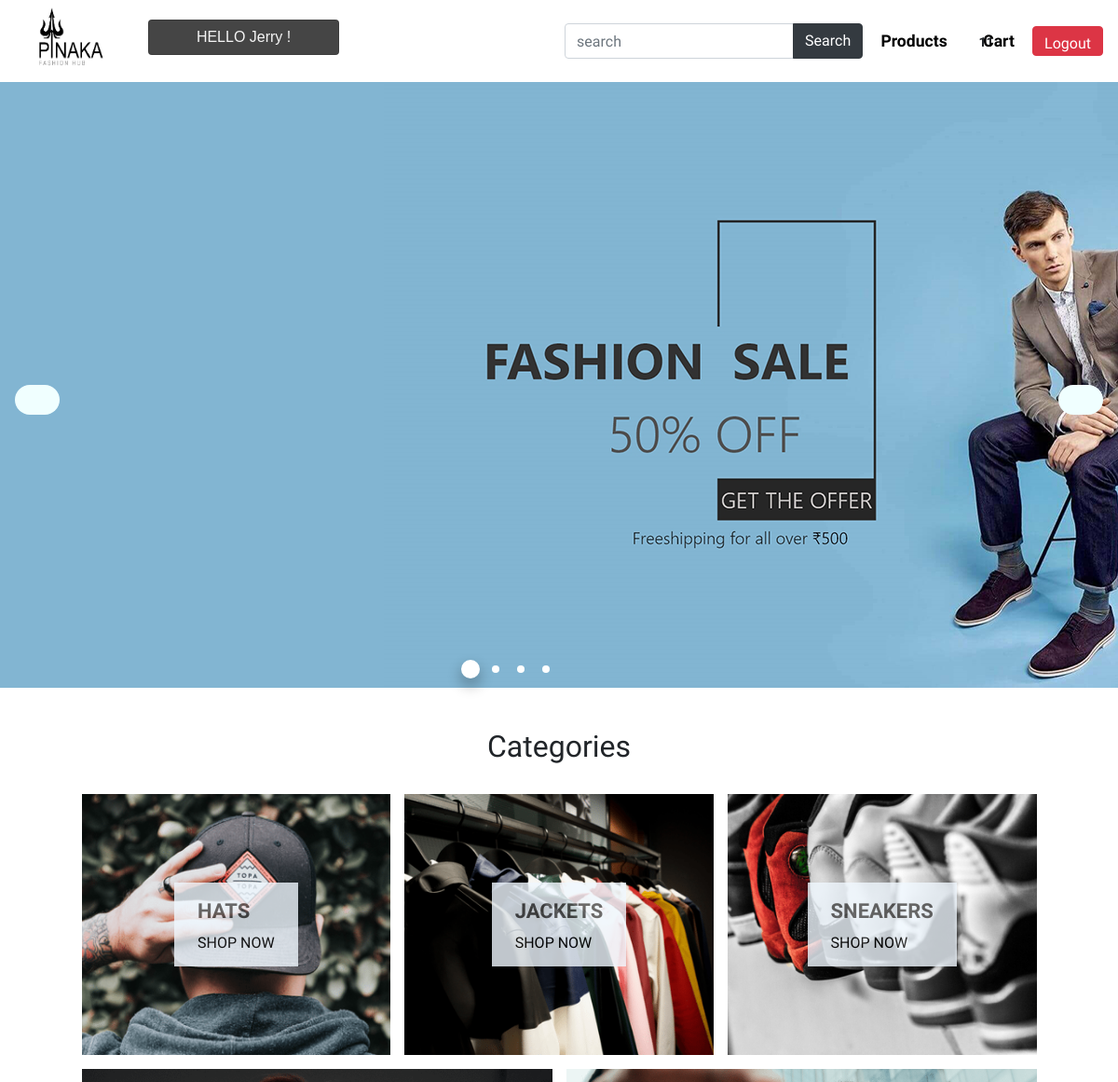
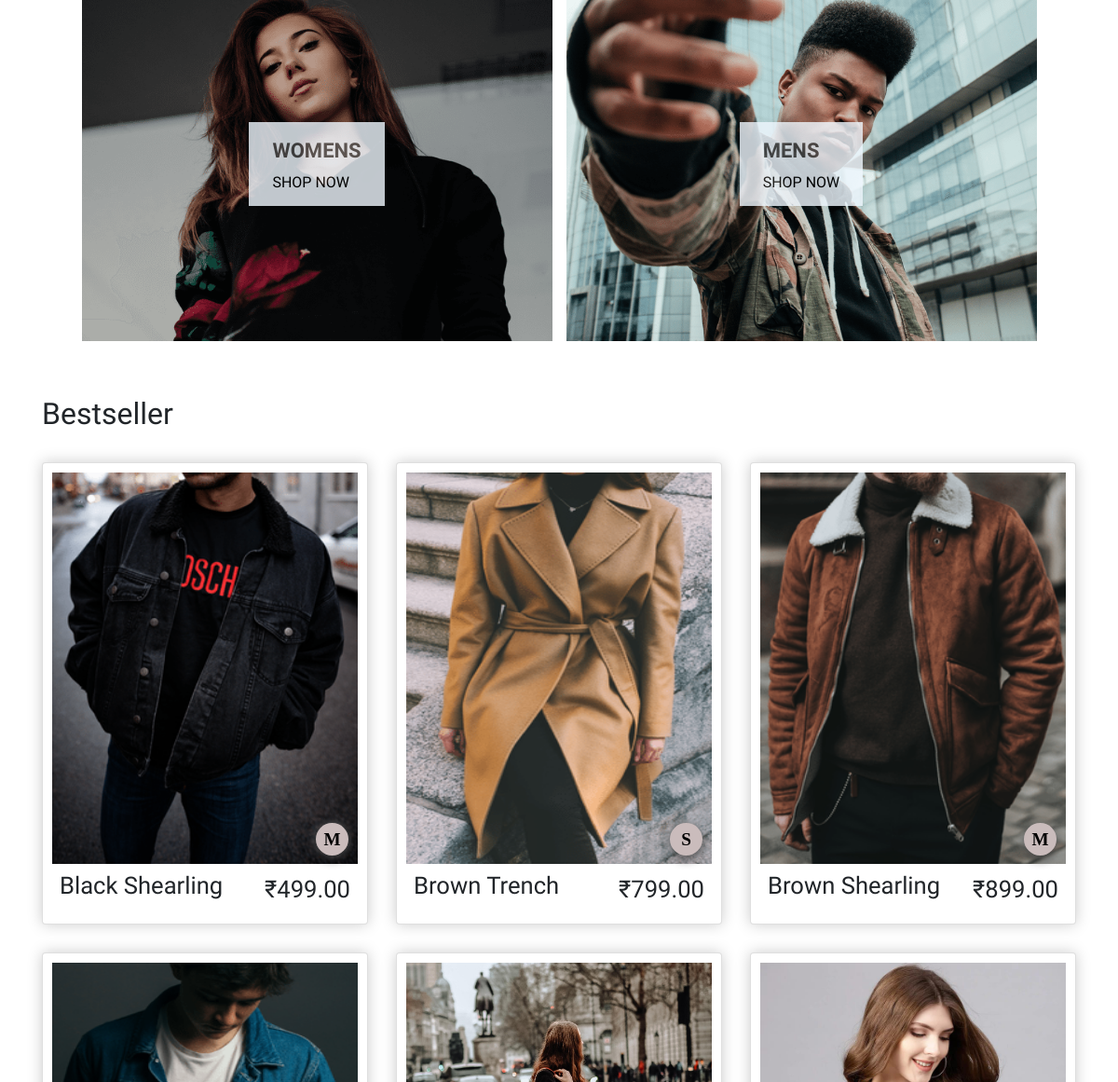
/ (signed in, upper part), run on an earlier commit of the app's database (2 pictures, top to bottom).
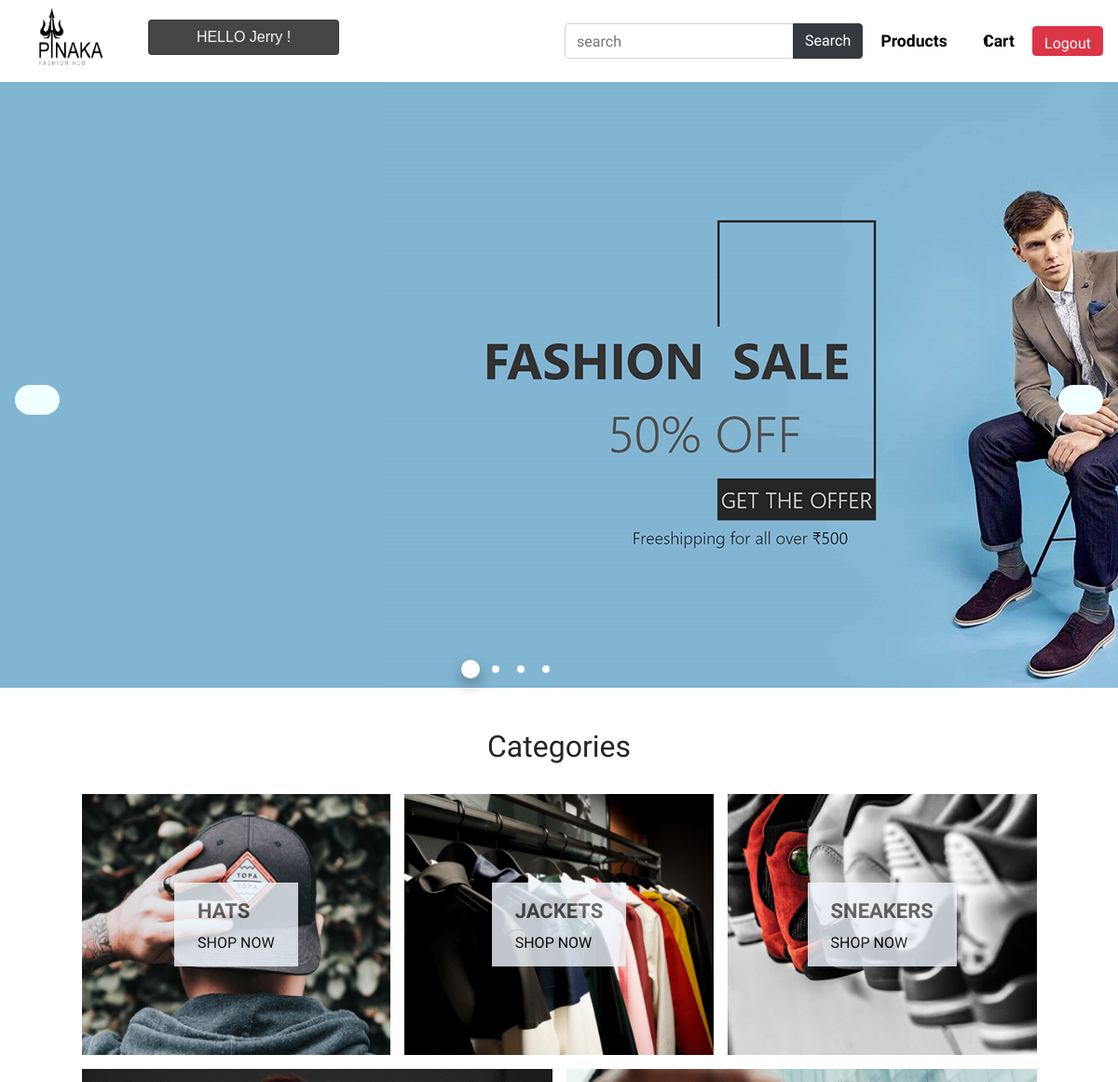
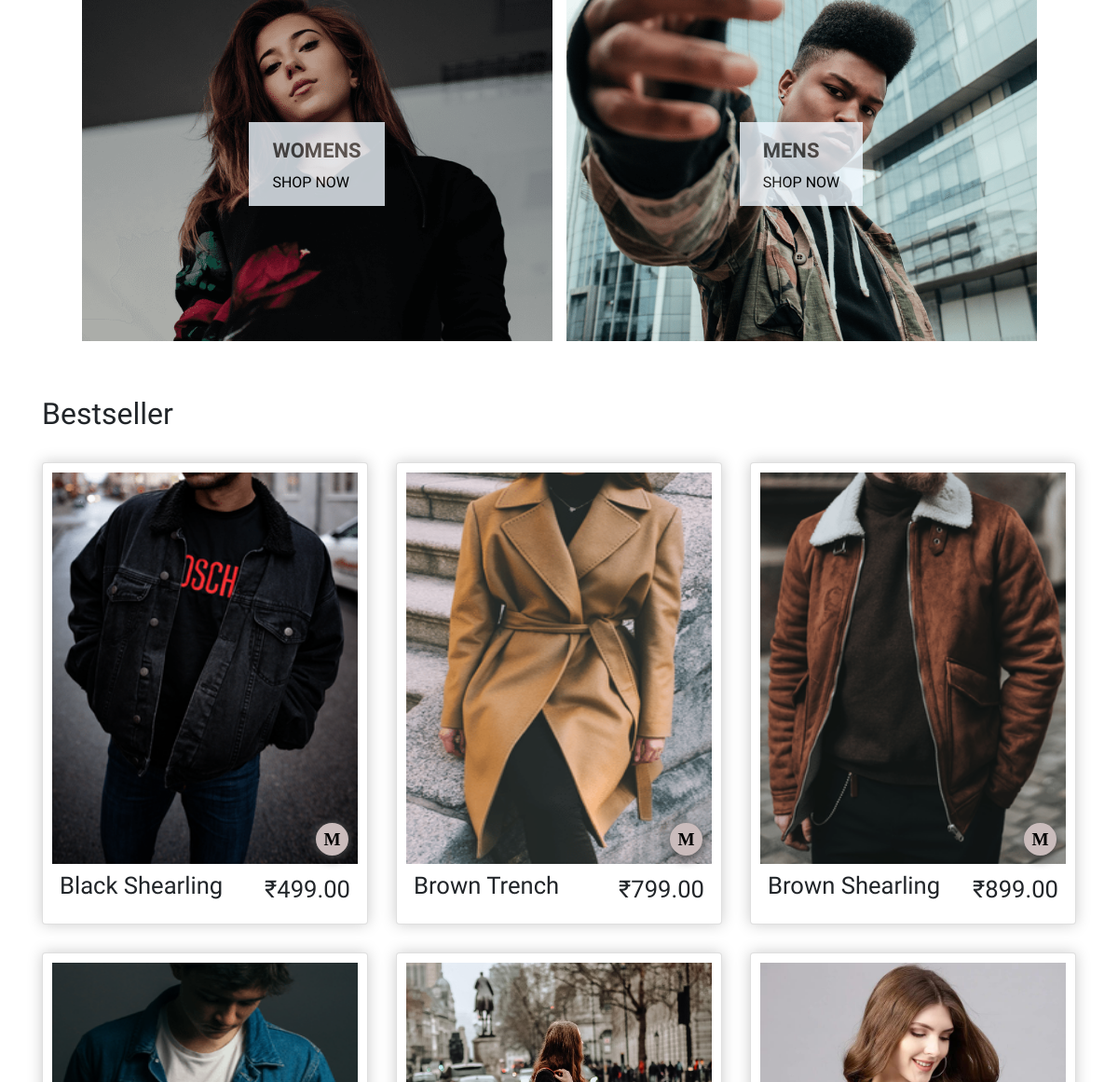
And on a later commit of the database (2 pictures, top to bottom).
### store/models.py (models this page shows, shortened)
class Product(models.Model):
    name=models.CharField(max_length=200,null=True)
    category=models.ForeignKey(Categorie,on_delete=models.SET_NULL,blank=True,null=True)
    price=models.FloatField()
    brand=models.ForeignKey(brand,on_delete=models.CASCADE)
    size=models.ForeignKey(size,on_delete=models.CASCADE)
    color=models.ForeignKey(color,on_delete=models.CASCADE)
    digital=models.BooleanField(default=False,null=True,blank=False)
    image=models.ImageField(null=True,blank=True)
    @property
    def imageURL(self):
        try:
            url=self.image.url #chk
        except:
            url=' '
        return url

class size(models.Model):
    title=models.CharField(max_length=10)
    def __str__(self):
        return (self.title)

### store/views.py (the view)
# urls.py: path('',views.store,name="store"),
@login_required(login_url='loginPage')
def store(request):
    if request.user.is_authenticated:
        customer=request.user.customer
        order,created=Order.objects.get_or_create(customer=customer,complete=False)
        items=order.orderitem_set.all()
        cartItems=order.get_cart_items
    else:
        items=[]
        order={'get_cart_total':0,'get_cart_items':0,'shipping':False}
        cartItems=order['get_cart_items']
    products=Product.objects.all()[:6]
    categories = Categorie.objects.all()
    context={'categories':categories, 'products':products,'cartItems':cartItems}
    return render(request,'store/store.html',context)

### store/models.py (called while the page is built)
    @property
    def imageURL(self):
        try:
            url=self.image.url #chk
        except:
            url=' '
        return url

    @property
    def get_cart_items(self):
        orderitems =self.orderitem_set.all()
        total=sum([item.quantity for item in orderitems])
        return total

### store/templates/store/store.html (shortened to what this page needs)
{% extends 'store/main.html' %}
{% load static %}
{% block content %}
<main>
    <div class="conatiner-fluid">
        <div class="slider">
            <div class="slider-one">
                <div>
                    <img src="{% static 'images/web1.png'%}" alt="placeholder">
                </div>
            </div>
            <div class="slider-btn">
                <span class="prev position-top"></span>
                <span class="next position-top right-0"></span>
            </div>
        </div>
    </div>
</main>
<br>
<div class="categories">
    <h2>Categories</h2>
    <br>
    <div class="menu">
        {% for category in categories %}
        <div class='menuitem {{category.size}}'>
            <div class='item-content'>
                <a href="category/?category={{category.id}}">
                <div class='title'>{{category.title}}</div>
                <span class='subtitle'>SHOP NOW</span></a>
            </div>
        </div>
        {% endfor %}
    </div>
</div>
<br>
<div class="container">
    <h2>Bestseller</h2>
    <br>
    <div class="product">
        {% for product in products %}
        <div class="box-element card">
            <div class="img">
                <h3 class="size">{{product.size}}</h3>
                <img src="{{product.imageURL}}" alt="Network Problem">
        </div>
            <div class="content">
                <h1>{{product.name}}</h1>
                <span class="price">₹{{product.price|floatformat:2}}</span>
            </div>
        </div>
        {% endfor %}
    </div>
</div>
{% endblock content %}

### store/templates/store/main.html (shortened to what this page needs)
<!DOCTYPE html>
{% load static %}
<html lang="en">
<head>
    <link rel="stylesheet" href="https://cdn.jsdelivr.net/npm/bootstrap@4.5.3/dist/css/bootstrap.min.css"
>
    <link rel="stylesheet" type="text/css" href="{% static 'css/main.css' %}">
    <link rel="stylesheet" type="text/css" href="//cdn.jsdelivr.net/npm/slick-carousel@1.8.1/slick/slick.css">
    <link rel="stylesheet" type="text/css" href="{% static 'css/store.css' %}">
</head>
<body>
    <nav class="navigation ">
        <div class="logo">
            <a data-toggle="tooltip" data-placement="bottom" title="Back to store" href="{% url 'store' %}"><img src="{% static 'images/sample.png' %}"></a>
        </div>
        <div class=" card list-group-item hi-msg"
            style="font-family: sans-serif;">
            HELLO {{user}} !
        </div>
        <ul class="nav-menu">
            <div>
                <form class="form-inline my-2 my-lg-0" action="/search">
                    <div class="input-group">
                        <input name="search" type="text" class="form-control" placeholder="search" />
                        <div class="input-group-append">
                            <button class="btn btn-dark" type="submit" id="button-addon2">Search</button>
                        </div>
                    </div>
                </form>
            </div>
            <li><a href="{% url 'product' %}">Products</a></li>
            <div class="cart-icon">
                <span class='item-count'>{{cartItems}}</span>
                <a href="{% url 'cart' %}"> Cart</a>
            </div>
            <li><button class="hello-msg btn btn-danger" id="logout_btn " data-target="#exampleModal" data-toggle="modal"
                style="height:2rem">Logout</button></li>
        </ul>
    </nav>
    <div class="container-fluid p-0">
        {% block content %}
        {% endblock content %}
    </div>
    <br><br>
</body>
</html>

What changed in the data, as far as the page shows it:
changed Product "Brown Trench": size "S" → "M"
Also different on the page:
{{ cartItems }}: "11" → "1"
